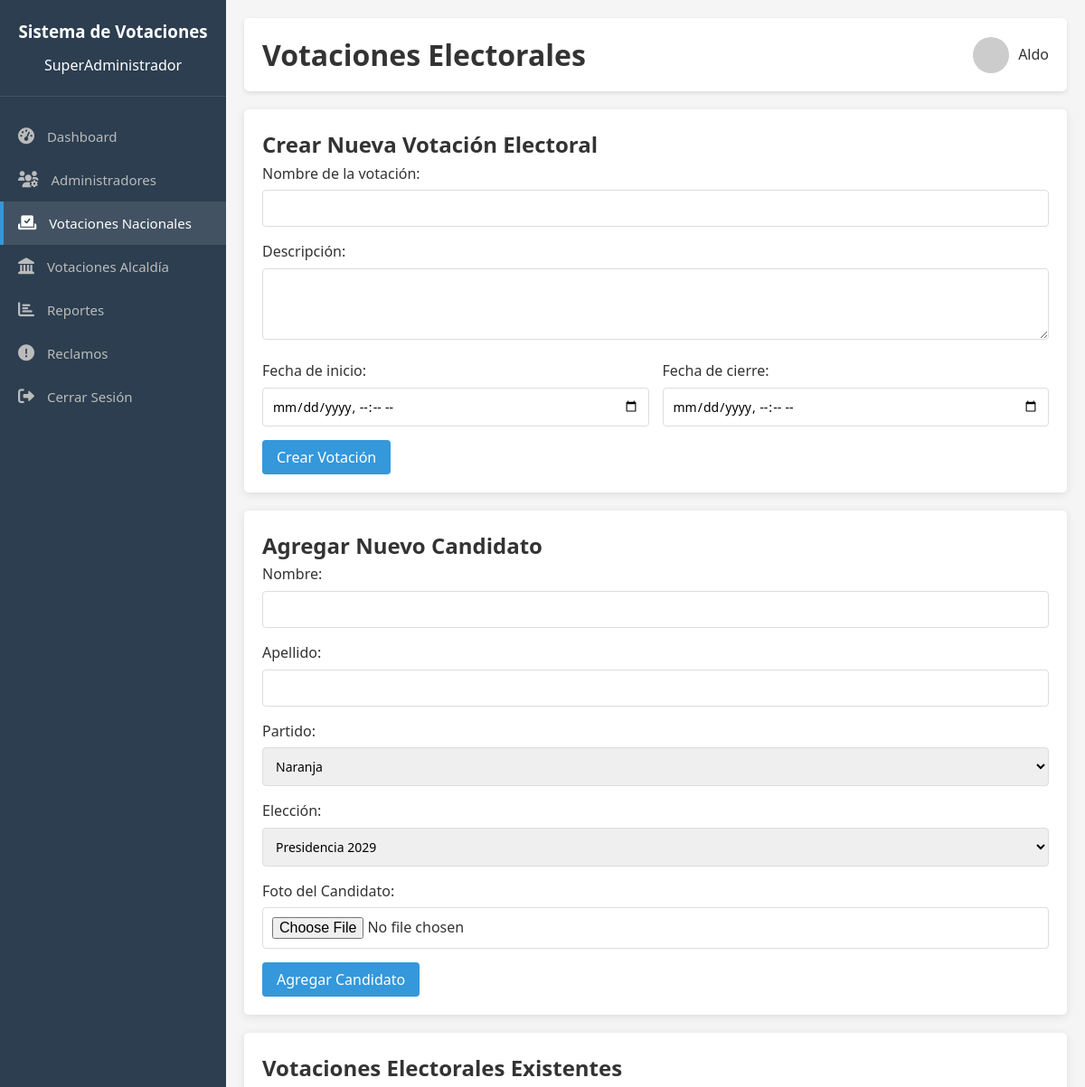
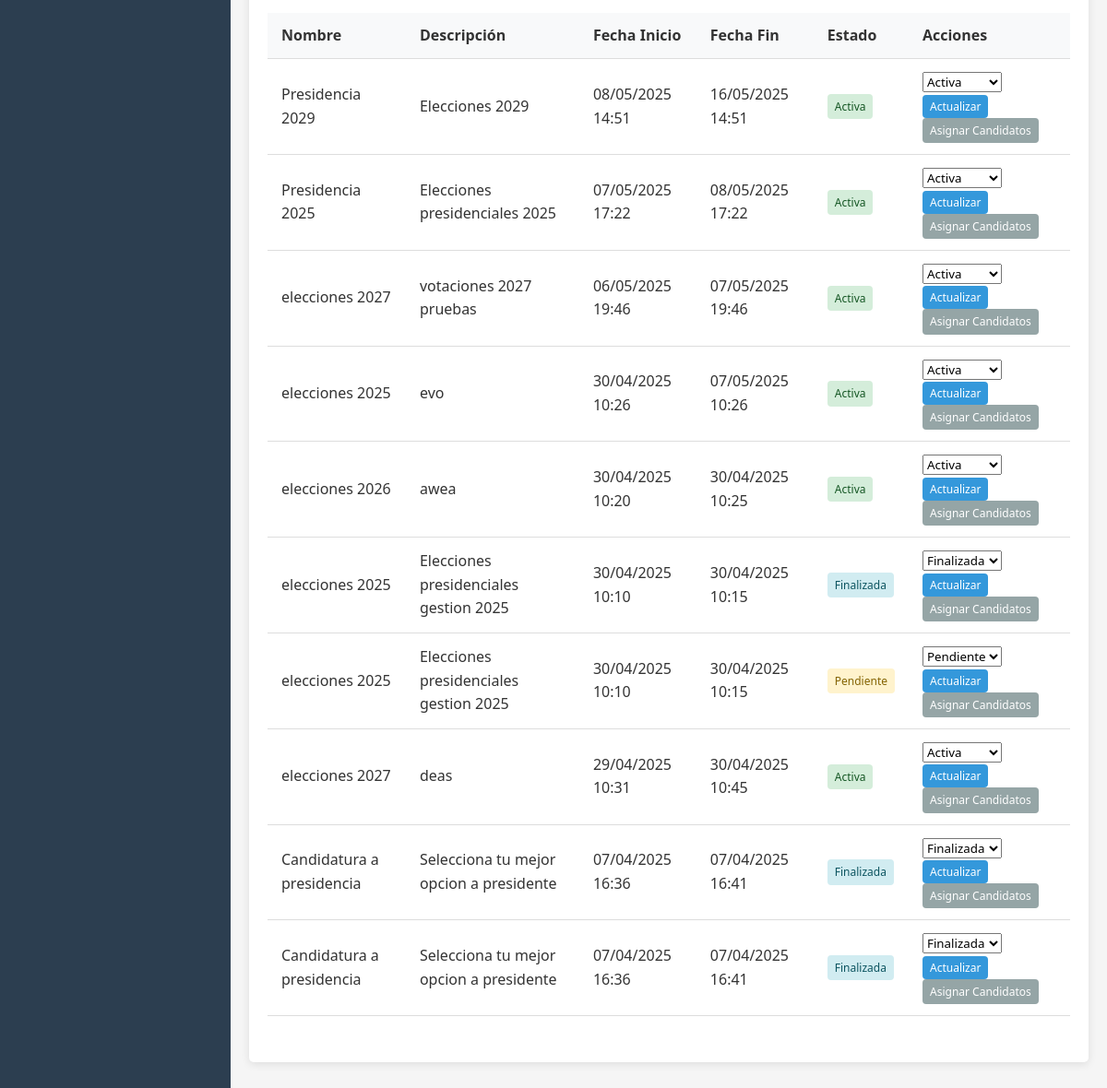
Screenshot of /superadmin/votaciones_electorales.php (signed in) with the database file from the repository (2 pictures, top to bottom).
### tables this page shows
CREATE TABLE `elecciones` (
  `id_eleccion` varchar(20) NOT NULL,
  `nombre` varchar(100) NOT NULL,
  `descripcion` text DEFAULT NULL,
  `fecha_inicio` datetime NOT NULL,
  `fecha_fin` datetime NOT NULL,
  `estado` enum('activa','finalizada','pendiente') DEFAULT 'pendiente',
  `id_tipo` int(11) NOT NULL DEFAULT 1 COMMENT '1=Electoral, 2=Refer?ndum, etc.',
  `id_ciudad` varchar(10) DEFAULT NULL
);

### superadmin/votaciones_electorales.php (the view, shortened to what this page needs)
<?php
require_once '../includes/auth.php';
$votaciones = [];
$partidos = [];
try {
    $sql = "SELECT * FROM elecciones WHERE (id_tipo = 1 OR id_tipo IS NULL) ORDER BY fecha_inicio DESC";
    $stmt = $pdo->query($sql);
    $votaciones = $stmt->fetchAll(PDO::FETCH_ASSOC);
} catch(PDOException $e) {
    $error = "Error al obtener votaciones: " . $e->getMessage();
}
try {
    $sql = "SELECT * FROM partidos_politicos ORDER BY nombre";
    $stmt = $pdo->query($sql);
    $partidos = $stmt->fetchAll(PDO::FETCH_ASSOC);
} catch(PDOException $e) {
    $error = "Error al obtener partidos: " . $e->getMessage();
}
?>
<!DOCTYPE html>
<html lang="es">
<head>
    <link rel="stylesheet" href="../assets/css/style.css">
    <link rel="stylesheet" href="https://cdnjs.cloudflare.com/ajax/libs/font-awesome/6.0.0-beta3/css/all.min.css">
</head>
<body>
    <div class="sidebar">
        <div class="sidebar-header">
            <h3>Sistema de Votaciones</h3>
            <p>SuperAdministrador</p>
        </div>
        <div class="sidebar-menu">
            <ul>
                <li><a href="dashboard.php"><i class="fas fa-tachometer-alt"></i> Dashboard</a></li>
                <li><a href="gestion_administradores.php"><i class="fas fa-users-cog"></i> Administradores</a></li>
                <li><a href="votaciones_electorales.php" class="active"><i class="fas fa-vote-yea"></i> Votaciones Nacionales</a></li>
                <li><a href="votaciones_alcaldia.php"><i class="fas fa-landmark"></i> Votaciones Alcaldía</a></li>
                <li><a href="reportes_globales.php"><i class="fas fa-chart-bar"></i> Reportes</a></li>
                <li><a href="reclamos.php"><i class="fas fa-exclamation-circle"></i> Reclamos</a></li>
                <li><a href="../includes/logout.php"><i class="fas fa-sign-out-alt"></i> Cerrar Sesión</a></li>
            </ul>
        </div>
    </div>
    <div class="main-content">
        <div class="header">
            <h1>Votaciones Electorales</h1>
            <div class="user-info">
                <img src="https://ui-avatars.com/api/?name=<?php echo urlencode($_SESSION['nombre']); ?>&background=3498db&color=fff" alt="User">
                <span><?php echo htmlspecialchars($_SESSION['nombre']); ?></span>
            </div>
        </div>
        <div class="card">
            <h2>Crear Nueva Votación Electoral</h2>
            <form action="<?php echo htmlspecialchars($_SERVER["PHP_SELF"]); ?>" method="post">
                <div class="form-group">
                    <label for="nombre">Nombre de la votación:</label>
                    <input type="text" id="nombre" name="nombre" required>
                </div>
                <div class="form-group">
                    <label for="descripcion">Descripción:</label>
                    <textarea id="descripcion" name="descripcion" rows="3" required></textarea>
                </div>
                <div class="form-row">
                    <div class="form-group">
                        <label for="fecha_inicio">Fecha de inicio:</label>
                        <input type="datetime-local" id="fecha_inicio" name="fecha_inicio" required>
                    </div>
                    <div class="form-group">
                        <label for="fecha_fin">Fecha de cierre:</label>
                        <input type="datetime-local" id="fecha_fin" name="fecha_fin" required>
                    </div>
                </div>
                <button type="submit" name="crear_votacion" class="btn btn-primary">Crear Votación</button>
            </form>
        </div>
        <div class="card">
            <h2>Agregar Nuevo Candidato</h2>
            <form action="<?php echo htmlspecialchars($_SERVER["PHP_SELF"]); ?>" method="post" enctype="multipart/form-data">
                <div class="form-group">
                    <label for="c_nombre">Nombre:</label>
                    <input type="text" id="c_nombre" name="c_nombre" required>
                </div>
                <div class="form-group">
                    <label for="c_apellido">Apellido:</label>
                    <input type="text" id="c_apellido" name="c_apellido" required>
                </div>
                <div class="form-group">
                    <label for="c_partido">Partido:</label>
                    <select id="c_partido" name="c_partido" required>
                        <?php foreach ($partidos as $partido): ?>
                            <option value="<?php echo $partido['id_partido']; ?>">
                                <?php echo htmlspecialchars($partido['nombre']); ?>
                            </option>
                        <?php endforeach; ?>
                    </select>
                </div>
                <div class="form-group">
                    <label for="c_eleccion">Elección:</label>
                    <select id="c_eleccion" name="c_eleccion" required>
                        <?php foreach ($votaciones as $votacion): ?>
                            <option value="<?php echo $votacion['id_eleccion']; ?>">
                                <?php echo htmlspecialchars($votacion['nombre']); ?>
                            </option>
                        <?php endforeach; ?>
                    </select>
                </div>
                <div class="form-group">
                    <label for="c_foto">Foto del Candidato:</label>
                    <input type="file" id="c_foto" name="c_foto" accept="image/*">
                </div>
                <button type="submit" name="agregar_candidato" class="btn btn-primary">Agregar Candidato</button>
            </form>
        </div>
        <div class="card">
            <h2>Votaciones Electorales Existentes</h2>
            <?php if (empty($votaciones)): ?>
                <p>No hay votaciones electorales registradas.</p>
            <?php else: ?>
                <div class="table-responsive">
                    <table class="data-table">
                        <thead>
                            <tr>
                                <th>Nombre</th>
                                <th>Descripción</th>
                                <th>Fecha Inicio</th>
                                <th>Fecha Fin</th>
                                <th>Estado</th>
                                <th>Acciones</th>
                            </tr>
                        </thead>
                        <tbody>
                            <?php foreach ($votaciones as $votacion): ?>
                                <tr>
                                    <td><?php echo htmlspecialchars($votacion['nombre']); ?></td>
                                    <td><?php echo htmlspecialchars($votacion['descripcion']); ?></td>
                                    <td><?php echo date('d/m/Y H:i', strtotime($votacion['fecha_inicio'])); ?></td>
                                    <td><?php echo date('d/m/Y H:i', strtotime($votacion['fecha_fin'])); ?></td>
                                    <td>
                                        <span class="estado-badge estado-<?php echo $votacion['estado']; ?>">
                                            <?php echo ucfirst($votacion['estado']); ?>
                                        </span>
                                    </td>
                                    <td>
                                        <form action="<?php echo htmlspecialchars($_SERVER["PHP_SELF"]); ?>" method="post" class="inline-form">
                                            <select name="nuevo_estado" required>
                                                <option value="pendiente" <?php echo ($votacion['estado'] == 'pendiente') ? 'selected' : ''; ?>>Pendiente</option>
                                                <option value="activa" <?php echo ($votacion['estado'] == 'activa') ? 'selected' : ''; ?>>Activa</option>
                                                <option value="finalizada" <?php echo ($votacion['estado'] == 'finalizada') ? 'selected' : ''; ?>>Finalizada</option>
                                            </select>
                                            <button type="submit" name="cambiar_estado" class="btn btn-small">Actualizar</button>
                                        </form>
                                        <a href="asignar_candidatos.php?id=<?php echo $votacion['id_eleccion']; ?>" class="btn btn-small btn-secondary">Asignar Candidatos</a>
                                    </td>
                                </tr>
                            <?php endforeach; ?>
                        </tbody>
                    </table>
                </div>
            <?php endif; ?>
        </div>
    </div>
</body>
</html>

### assets/css/style.css (style rules this page uses)
* { margin: 0; padding: 0; box-sizing: border-box; font-family: 'Segoe UI', Tahoma, Geneva, Verdana, sans-serif; }
body { background-color: #f5f5f5; color: #333; line-height: 1.6; }
.form-group { margin-bottom: 15px; }
.form-group label { display: block; margin-bottom: 5px; font-weight: 500; }
.form-group input, .form-group select, .form-group textarea { width: 100%; padding: 10px; border: 1px solid #ddd; border-radius: 4px; font-size: 1rem; }
.btn { display: inline-block; padding: 10px 20px; background-color: #3498db; color: white; border: none; border-radius: 4px; cursor: pointer; text-decoration: none; font-size: 1rem; transition: background-color 0.3s; }
.btn-primary { background-color: #3498db; }
.btn-secondary { background-color: #7f8c8d; }
.data-table { width: 100%; border-collapse: collapse; margin-bottom: 30px; }
.data-table th, .data-table td { padding: 12px 15px; text-align: left; border-bottom: 1px solid #ddd; }
.data-table th { background-color: #f2f2f2; font-weight: 600; }

### superadmin/votaciones_electorales.php (style rules this page uses)
:root { --primary-color: #3498db; --secondary-color: #2980b9; --accent-color: #e74c3c; --light-color: #ecf0f1; --dark-color: #2c3e50; --success-color: #2ecc71; --warning-color: #f39c12; --danger-color: #e74c3c; --sidebar-width: 250px; }
* { margin: 0; padding: 0; box-sizing: border-box; font-family: 'Segoe UI', Tahoma, Geneva, Verdana, sans-serif; }
body { background-color: #f5f5f5; color: #333; display: flex; min-height: 100vh; }
.sidebar { width: var(--sidebar-width); background-color: var(--dark-color); color: white; position: fixed; height: 100%; padding: 20px 0; transition: all 0.3s; z-index: 1000; }
.sidebar-header { padding: 0 20px 20px; text-align: center; border-bottom: 1px solid rgba(255, 255, 255, 0.1); }
.sidebar-header h3 { color: white; margin-bottom: 10px; }
.sidebar-menu { padding: 20px 0; }
.sidebar-menu ul { list-style: none; }
.sidebar-menu li { position: relative; }
.sidebar-menu a { display: block; padding: 12px 20px; color: #bbb; text-decoration: none; transition: all 0.3s; font-size: 15px; }
.sidebar-menu a:hover, .sidebar-menu a.active { color: white; background-color: rgba(255, 255, 255, 0.1); }
.sidebar-menu a i { margin-right: 10px; font-size: 18px; }
.sidebar-menu a:hover::before, .sidebar-menu a.active::before { content: ''; position: absolute; left: 0; top: 0; height: 100%; width: 4px; background-color: var(--primary-color); }
.main-content { margin-left: var(--sidebar-width); width: calc(100% - var(--sidebar-width)); padding: 20px; transition: all 0.3s; }
.header { display: flex; justify-content: space-between; align-items: center; padding: 15px 20px; background-color: white; box-shadow: 0 2px 5px rgba(0,0,0,0.1); margin-bottom: 20px; border-radius: 5px; }
.user-info { display: flex; align-items: center; }
.user-info img { width: 40px; height: 40px; border-radius: 50%; margin-right: 10px; }
.card { background-color: white; border-radius: 5px; box-shadow: 0 2px 10px rgba(0,0,0,0.1); padding: 20px; margin-bottom: 20px; }
.form-group { margin-bottom: 15px; }
.form-group label { display: block; margin-bottom: 5px; font-weight: 500; }
.form-group input[type="text"], .form-group input[type="email"], .form-group input[type="password"], .form-group input[type="datetime-local"], .form-group textarea, .form-group select { width: 100%; padding: 10px; border: 1px solid #ddd; border-radius: 4px; font-size: 14px; }
.form-row { display: flex; gap: 15px; }
.form-row .form-group { flex: 1; }
.btn { display: inline-block; padding: 8px 16px; border-radius: 4px; text-decoration: none; font-weight: 500; transition: all 0.3s; border: none; cursor: pointer; }
.btn-primary { background-color: var(--primary-color); color: white; }
.btn-secondary { background-color: #95a5a6; color: white; }
.table-responsive { overflow-x: auto; }
.data-table { width: 100%; border-collapse: collapse; margin-top: 15px; }
.data-table th, .data-table td { padding: 12px 15px; text-align: left; border-bottom: 1px solid #ddd; }
.data-table th { background-color: #f8f9fa; font-weight: 600; }
.estado-badge { display: inline-block; padding: 4px 8px; border-radius: 4px; font-size: 12px; font-weight: 500; }
.estado-pendiente { background-color: #fff3cd; color: #856404; }
.estado-activa { background-color: #d4edda; color: #155724; }
.estado-finalizada { background-color: #d1ecf1; color: #0c5460; }
.inline-form { display: inline-block; margin-right: 5px; }
.btn-small { padding: 4px 8px; font-size: 12px; }

### rows the page displays
elecciones: nombre "Presidencia 2029", descripcion "Elecciones 2029", fecha_inicio "08/05/2025 14:51", fecha_fin "16/05/2025 14:51", estado "Activa", nuevo_estado "Activa"
elecciones: nombre "Presidencia 2025", descripcion "Elecciones presidenciales 2025", fecha_inicio "07/05/2025 17:22", fecha_fin "08/05/2025 17:22", estado "Activa", nuevo_estado "Activa"
elecciones: nombre "elecciones 2027", descripcion "votaciones 2027 pruebas", fecha_inicio "06/05/2025 19:46", fecha_fin "07/05/2025 19:46", estado "Activa", nuevo_estado "Activa"
elecciones: nombre "elecciones 2025", descripcion "evo", fecha_inicio "30/04/2025 10:26", fecha_fin "07/05/2025 10:26", estado "Activa", nuevo_estado "Activa"
elecciones: nombre "elecciones 2026", descripcion "awea", fecha_inicio "30/04/2025 10:20", fecha_fin "30/04/2025 10:25", estado "Activa", nuevo_estado "Activa"
elecciones: nombre "elecciones 2025", descripcion "Elecciones presidenciales gestion 2025", fecha_inicio "30/04/2025 10:10", fecha_fin "30/04/2025 10:15", estado "Finalizada", nuevo_estado "Finalizada"
elecciones: nombre "elecciones 2025", descripcion "Elecciones presidenciales gestion 2025", fecha_inicio "30/04/2025 10:10", fecha_fin "30/04/2025 10:15", estado "Pendiente", nuevo_estado "Pendiente"
elecciones: nombre "elecciones 2027", descripcion "deas", fecha_inicio "29/04/2025 10:31", fecha_fin "30/04/2025 10:45", estado "Activa", nuevo_estado "Activa"
elecciones: nombre "Candidatura a presidencia", descripcion "Selecciona tu mejor opcion a presidente", fecha_inicio "07/04/2025 16:36", fecha_fin "07/04/2025 16:41", estado "Finalizada", nuevo_estado "Finalizada"
elecciones: nombre "Candidatura a presidencia", descripcion "Selecciona tu mejor opcion a presidente", fecha_inicio "07/04/2025 16:36", fecha_fin "07/04/2025 16:41", estado "Finalizada", nuevo_estado "Finalizada"

### other values shown
$_SESSION['nombre'] "Aldo"
form field c_partido "Naranja"
form field c_eleccion "Presidencia 2029"
